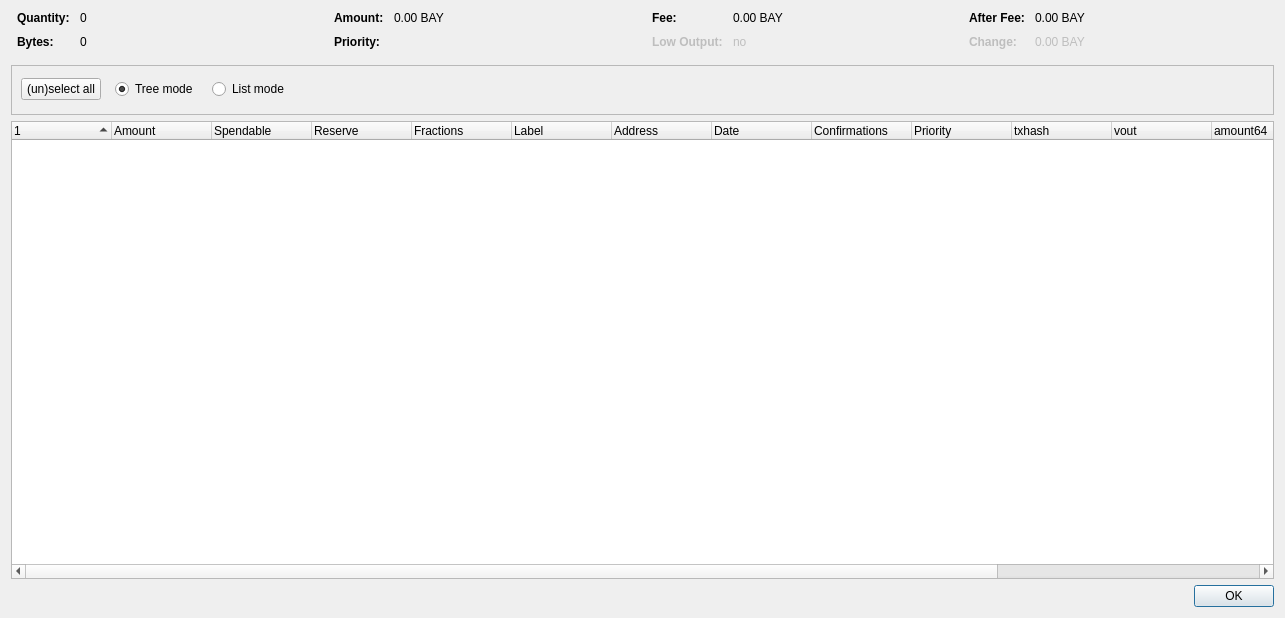
<?xml version="1.0" encoding="UTF-8"?>
<ui version="4.0">
 <class>CoinControlDialog</class>
 <widget class="QDialog" name="CoinControlDialog">
  <property name="geometry">
   <rect>
    <x>0</x>
    <y>0</y>
    <width>1285</width>
    <height>618</height>
   </rect>
  </property>
  <property name="windowTitle">
   <string>Coin Control</string>
  </property>
  <layout class="QVBoxLayout" name="verticalLayout">
   <item>
    <layout class="QHBoxLayout" name="horizontalLayoutTop" stretch="0,0,0,0">
     <property name="topMargin">
      <number>0</number>
     </property>
     <property name="bottomMargin">
      <number>10</number>
     </property>
     <item>
      <layout class="QFormLayout" name="formLayoutCoinControl1">
       <property name="horizontalSpacing">
        <number>10</number>
       </property>
       <property name="verticalSpacing">
        <number>10</number>
       </property>
       <property name="leftMargin">
        <number>6</number>
       </property>
       <property name="rightMargin">
        <number>6</number>
       </property>
       <item row="0" column="0">
        <widget class="QLabel" name="labelCoinControlQuantityText">
         <property name="styleSheet">
          <string notr="true">font-weight:bold;</string>
         </property>
         <property name="text">
          <string>Quantity:</string>
         </property>
        </widget>
       </item>
       <item row="0" column="1">
        <widget class="QLabel" name="labelCoinControlQuantity">
         <property name="cursor">
          <cursorShape>IBeamCursor</cursorShape>
         </property>
         <property name="contextMenuPolicy">
          <enum>Qt::ActionsContextMenu</enum>
         </property>
         <property name="text">
          <string notr="true">0</string>
         </property>
         <property name="textInteractionFlags">
          <set>Qt::LinksAccessibleByMouse|Qt::TextSelectableByKeyboard|Qt::TextSelectableByMouse</set>
         </property>
        </widget>
       </item>
       <item row="1" column="0">
        <widget class="QLabel" name="labelCoinControlBytesText">
         <property name="styleSheet">
          <string notr="true">font-weight:bold;</string>
         </property>
         <property name="text">
          <string>Bytes:</string>
         </property>
        </widget>
       </item>
       <item row="1" column="1">
        <widget class="QLabel" name="labelCoinControlBytes">
         <property name="cursor">
          <cursorShape>IBeamCursor</cursorShape>
         </property>
         <property name="contextMenuPolicy">
          <enum>Qt::ActionsContextMenu</enum>
         </property>
         <property name="text">
          <string notr="true">0</string>
         </property>
         <property name="textInteractionFlags">
          <set>Qt::LinksAccessibleByMouse|Qt::TextSelectableByKeyboard|Qt::TextSelectableByMouse</set>
         </property>
        </widget>
       </item>
      </layout>
     </item>
     <item>
      <layout class="QFormLayout" name="formLayoutCoinControl2">
       <property name="horizontalSpacing">
        <number>10</number>
       </property>
       <property name="verticalSpacing">
        <number>10</number>
       </property>
       <property name="leftMargin">
        <number>6</number>
       </property>
       <property name="rightMargin">
        <number>6</number>
       </property>
       <item row="0" column="0">
        <widget class="QLabel" name="labelCoinControlAmountText">
         <property name="styleSheet">
          <string notr="true">font-weight:bold;</string>
         </property>
         <property name="text">
          <string>Amount:</string>
         </property>
        </widget>
       </item>
       <item row="0" column="1">
        <widget class="QLabel" name="labelCoinControlAmount">
         <property name="cursor">
          <cursorShape>IBeamCursor</cursorShape>
         </property>
         <property name="contextMenuPolicy">
          <enum>Qt::ActionsContextMenu</enum>
         </property>
         <property name="text">
          <string notr="true">0.00 BAY</string>
         </property>
         <property name="textInteractionFlags">
          <set>Qt::LinksAccessibleByMouse|Qt::TextSelectableByKeyboard|Qt::TextSelectableByMouse</set>
         </property>
        </widget>
       </item>
       <item row="1" column="0">
        <widget class="QLabel" name="labelCoinControlPriorityText">
         <property name="styleSheet">
          <string notr="true">font-weight:bold;</string>
         </property>
         <property name="text">
          <string>Priority:</string>
         </property>
        </widget>
       </item>
       <item row="1" column="1">
        <widget class="QLabel" name="labelCoinControlPriority">
         <property name="cursor">
          <cursorShape>IBeamCursor</cursorShape>
         </property>
         <property name="contextMenuPolicy">
          <enum>Qt::ActionsContextMenu</enum>
         </property>
         <property name="text">
          <string/>
         </property>
         <property name="textInteractionFlags">
          <set>Qt::LinksAccessibleByMouse|Qt::TextSelectableByKeyboard|Qt::TextSelectableByMouse</set>
         </property>
        </widget>
       </item>
      </layout>
     </item>
     <item>
      <layout class="QFormLayout" name="formLayoutCoinControl3">
       <property name="horizontalSpacing">
        <number>10</number>
       </property>
       <property name="verticalSpacing">
        <number>10</number>
       </property>
       <property name="leftMargin">
        <number>6</number>
       </property>
       <property name="rightMargin">
        <number>6</number>
       </property>
       <item row="0" column="0">
        <widget class="QLabel" name="labelCoinControlFeeText">
         <property name="styleSheet">
          <string notr="true">font-weight:bold;</string>
         </property>
         <property name="text">
          <string>Fee:</string>
         </property>
        </widget>
       </item>
       <item row="0" column="1">
        <widget class="QLabel" name="labelCoinControlFee">
         <property name="cursor">
          <cursorShape>IBeamCursor</cursorShape>
         </property>
         <property name="contextMenuPolicy">
          <enum>Qt::ActionsContextMenu</enum>
         </property>
         <property name="text">
          <string notr="true">0.00 BAY</string>
         </property>
         <property name="textInteractionFlags">
          <set>Qt::LinksAccessibleByMouse|Qt::TextSelectableByKeyboard|Qt::TextSelectableByMouse</set>
         </property>
        </widget>
       </item>
       <item row="1" column="0">
        <widget class="QLabel" name="labelCoinControlLowOutputText">
         <property name="enabled">
          <bool>false</bool>
         </property>
         <property name="styleSheet">
          <string notr="true">font-weight:bold;</string>
         </property>
         <property name="text">
          <string>Low Output:</string>
         </property>
        </widget>
       </item>
       <item row="1" column="1">
        <widget class="QLabel" name="labelCoinControlLowOutput">
         <property name="enabled">
          <bool>false</bool>
         </property>
         <property name="cursor">
          <cursorShape>IBeamCursor</cursorShape>
         </property>
         <property name="contextMenuPolicy">
          <enum>Qt::ActionsContextMenu</enum>
         </property>
         <property name="text">
          <string notr="true">no</string>
         </property>
         <property name="textInteractionFlags">
          <set>Qt::LinksAccessibleByMouse|Qt::TextSelectableByKeyboard|Qt::TextSelectableByMouse</set>
         </property>
        </widget>
       </item>
      </layout>
     </item>
     <item>
      <layout class="QFormLayout" name="formLayoutCoinControl4">
       <property name="horizontalSpacing">
        <number>10</number>
       </property>
       <property name="verticalSpacing">
        <number>10</number>
       </property>
       <property name="leftMargin">
        <number>6</number>
       </property>
       <property name="rightMargin">
        <number>6</number>
       </property>
       <item row="0" column="0">
        <widget class="QLabel" name="labelCoinControlAfterFeeText">
         <property name="styleSheet">
          <string notr="true">font-weight:bold;</string>
         </property>
         <property name="text">
          <string>After Fee:</string>
         </property>
        </widget>
       </item>
       <item row="0" column="1">
        <widget class="QLabel" name="labelCoinControlAfterFee">
         <property name="cursor">
          <cursorShape>IBeamCursor</cursorShape>
         </property>
         <property name="contextMenuPolicy">
          <enum>Qt::ActionsContextMenu</enum>
         </property>
         <property name="text">
          <string notr="true">0.00 BAY</string>
         </property>
         <property name="textInteractionFlags">
          <set>Qt::LinksAccessibleByMouse|Qt::TextSelectableByKeyboard|Qt::TextSelectableByMouse</set>
         </property>
        </widget>
       </item>
       <item row="1" column="0">
        <widget class="QLabel" name="labelCoinControlChangeText">
         <property name="enabled">
          <bool>false</bool>
         </property>
         <property name="styleSheet">
          <string notr="true">font-weight:bold;</string>
         </property>
         <property name="text">
          <string>Change:</string>
         </property>
        </widget>
       </item>
       <item row="1" column="1">
        <widget class="QLabel" name="labelCoinControlChange">
         <property name="enabled">
          <bool>false</bool>
         </property>
         <property name="cursor">
          <cursorShape>IBeamCursor</cursorShape>
         </property>
         <property name="contextMenuPolicy">
          <enum>Qt::ActionsContextMenu</enum>
         </property>
         <property name="text">
          <string notr="true">0.00 BAY</string>
         </property>
         <property name="textInteractionFlags">
          <set>Qt::LinksAccessibleByMouse|Qt::TextSelectableByKeyboard|Qt::TextSelectableByMouse</set>
         </property>
        </widget>
       </item>
      </layout>
     </item>
    </layout>
   </item>
   <item>
    <widget class="QFrame" name="frame">
     <property name="minimumSize">
      <size>
       <width>0</width>
       <height>50</height>
      </size>
     </property>
     <property name="frameShape">
      <enum>QFrame::StyledPanel</enum>
     </property>
     <property name="frameShadow">
      <enum>QFrame::Sunken</enum>
     </property>
     <widget class="QWidget" name="horizontalLayoutWidget">
      <property name="geometry">
       <rect>
        <x>10</x>
        <y>0</y>
        <width>781</width>
        <height>48</height>
       </rect>
      </property>
      <layout class="QHBoxLayout" name="horizontalLayoutPanel" stretch="0,0,0,0">
       <property name="spacing">
        <number>14</number>
       </property>
       <property name="topMargin">
        <number>10</number>
       </property>
       <property name="bottomMargin">
        <number>10</number>
       </property>
       <item>
        <widget class="QPushButton" name="pushButtonSelectAll">
         <property name="sizePolicy">
          <sizepolicy hsizetype="Maximum" vsizetype="Fixed">
           <horstretch>0</horstretch>
           <verstretch>0</verstretch>
          </sizepolicy>
         </property>
         <property name="text">
          <string>(un)select all</string>
         </property>
        </widget>
       </item>
       <item>
        <widget class="QRadioButton" name="radioTreeMode">
         <property name="sizePolicy">
          <sizepolicy hsizetype="Maximum" vsizetype="Fixed">
           <horstretch>0</horstretch>
           <verstretch>0</verstretch>
          </sizepolicy>
         </property>
         <property name="text">
          <string>Tree mode</string>
         </property>
         <property name="checked">
          <bool>true</bool>
         </property>
        </widget>
       </item>
       <item>
        <widget class="QRadioButton" name="radioListMode">
         <property name="sizePolicy">
          <sizepolicy hsizetype="Maximum" vsizetype="Fixed">
           <horstretch>0</horstretch>
           <verstretch>0</verstretch>
          </sizepolicy>
         </property>
         <property name="text">
          <string>List mode</string>
         </property>
        </widget>
       </item>
       <item>
        <spacer name="horizontalSpacer">
         <property name="orientation">
          <enum>Qt::Horizontal</enum>
         </property>
         <property name="sizeHint" stdset="0">
          <size>
           <width>40</width>
           <height>20</height>
          </size>
         </property>
        </spacer>
       </item>
      </layout>
     </widget>
    </widget>
   </item>
   <item>
    <widget class="CoinControlTreeWidget" name="treeWidget">
     <property name="contextMenuPolicy">
      <enum>Qt::CustomContextMenu</enum>
     </property>
     <property name="sortingEnabled">
      <bool>false</bool>
     </property>
     <property name="columnCount">
      <number>16</number>
     </property>
     <attribute name="headerShowSortIndicator" stdset="0">
      <bool>true</bool>
     </attribute>
     <attribute name="headerStretchLastSection">
      <bool>false</bool>
     </attribute>
     <column>
      <property name="text">
       <string/>
      </property>
     </column>
     <column>
      <property name="text">
       <string>Amount</string>
      </property>
     </column>
     <column>
      <property name="text">
       <string>Spendable</string>
      </property>
     </column>
     <column>
      <property name="text">
       <string>Reserve</string>
      </property>
     </column>
     <column>
      <property name="text">
       <string>Fractions</string>
      </property>
     </column>
     <column>
      <property name="text">
       <string>Label</string>
      </property>
     </column>
     <column>
      <property name="text">
       <string>Address</string>
      </property>
     </column>
     <column>
      <property name="text">
       <string>Date</string>
      </property>
     </column>
     <column>
      <property name="text">
       <string>Confirmations</string>
      </property>
      <property name="toolTip">
       <string>Confirmed</string>
      </property>
     </column>
     <column>
      <property name="text">
       <string>Priority</string>
      </property>
     </column>
     <column>
      <property name="text">
       <string>txhash</string>
      </property>
     </column>
     <column>
      <property name="text">
       <string>vout</string>
      </property>
     </column>
     <column>
      <property name="text">
       <string>amount64</string>
      </property>
     </column>
     <column>
      <property name="text">
       <string>reserve64</string>
      </property>
     </column>
     <column>
      <property name="text">
       <string>liquidity64</string>
      </property>
     </column>
     <column>
      <property name="text">
       <string>priority64</string>
      </property>
     </column>
    </widget>
   </item>
   <item>
    <widget class="QDialogButtonBox" name="buttonBox">
     <property name="orientation">
      <enum>Qt::Horizontal</enum>
     </property>
     <property name="standardButtons">
      <set>QDialogButtonBox::Ok</set>
     </property>
    </widget>
   </item>
  </layout>
 </widget>
 <customwidgets>
  <customwidget>
   <class>CoinControlTreeWidget</class>
   <extends>QTreeWidget</extends>
   <header>coincontroltreewidget.h</header>
  </customwidget>
 </customwidgets>
 <resources/>
 <connections/>
</ui>
